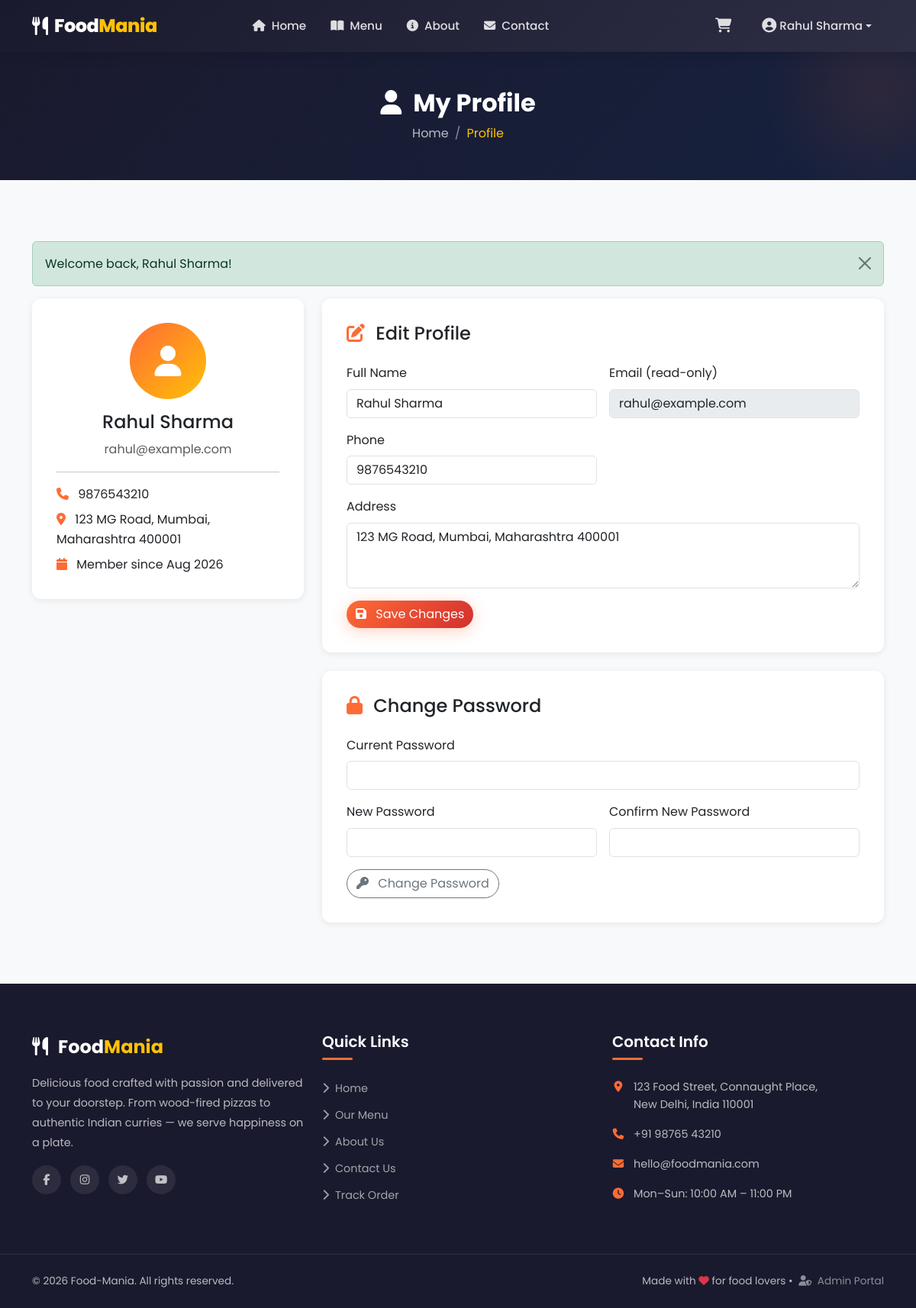
Screenshot of /user/profile.php (signed in) with the database file from the repository.
### tables this page shows
CREATE TABLE `users` (
    `id` INT(11) NOT NULL AUTO_INCREMENT,
    `name` VARCHAR(100) NOT NULL,
    `email` VARCHAR(150) NOT NULL UNIQUE,
    `phone` VARCHAR(20) DEFAULT NULL,
    `password` VARCHAR(255) NOT NULL,
    `address` TEXT DEFAULT NULL,
    `status` ENUM('active', 'blocked') NOT NULL DEFAULT 'active',
    `created_at` TIMESTAMP NOT NULL DEFAULT CURRENT_TIMESTAMP,
    PRIMARY KEY (`id`)
);

### user/profile.php (the view, shortened to what this page needs)
<?php
require_once __DIR__ . '/../config/db.php';
require_once __DIR__ . '/../includes/functions.php';
$pdo = getDBConnection();
$user = getLoggedInUser($pdo);
include __DIR__ . '/../includes/header.php';
include __DIR__ . '/../includes/navbar.php';
?>
<div class="page-header">
    <div class="container">
        <h1><i class="fas fa-user me-2"></i> My Profile</h1>
        <nav aria-label="breadcrumb">
            <ol class="breadcrumb">
                <li class="breadcrumb-item"><a href="<?php echo SITE_URL; ?>/">Home</a></li>
                <li class="breadcrumb-item active" aria-current="page">Profile</li>
            </ol>
        </nav>
    </div>
</div>
<section class="section-padding">
    <div class="container">
        <?php echo displayFlash(); ?>
        <div class="row g-4">
            <div class="col-lg-4">
                <div class="profile-card text-center">
                    <div class="profile-avatar">
                        <i class="fas fa-user"></i>
                    </div>
                    <h4 class="fw-700"><?php echo sanitize($user['name']); ?></h4>
                    <p class="text-muted"><?php echo sanitize($user['email']); ?></p>
                    <hr>
                    <div class="text-start">
                        <p class="mb-2"><i class="fas fa-phone text-orange me-2"></i> <?php echo sanitize($user['phone'] ?: 'Not set'); ?></p>
                        <p class="mb-2"><i class="fas fa-map-marker-alt text-orange me-2"></i> <?php echo sanitize($user['address'] ?: 'Not set'); ?></p>
                        <p class="mb-0"><i class="fas fa-calendar text-orange me-2"></i> Member since <?php echo formatDate($user['created_at'], 'M Y'); ?></p>
                    </div>
                </div>
            </div>
            <div class="col-lg-8">
                <div class="profile-card mb-4">
                    <h4 class="mb-4"><i class="fas fa-edit text-orange me-2"></i> Edit Profile</h4>
                    <form method="POST" action="">
                        <div class="row g-3">
                            <div class="col-md-6">
                                <label for="name" class="form-label">Full Name</label>
                                <input type="text" class="form-control" id="name" name="name"
                                       value="<?php echo sanitize($user['name']); ?>" required>
                            </div>
                            <div class="col-md-6">
                                <label for="email_display" class="form-label">Email (read-only)</label>
                                <input type="email" class="form-control" id="email_display"
                                       value="<?php echo sanitize($user['email']); ?>" readonly disabled>
                            </div>
                            <div class="col-md-6">
                                <label for="phone" class="form-label">Phone</label>
                                <input type="tel" class="form-control" id="phone" name="phone"
                                       value="<?php echo sanitize($user['phone'] ?? ''); ?>"
                                       pattern="[0-9]{10}" maxlength="10" placeholder="10-digit number">
                            </div>
                            <div class="col-12">
                                <label for="address" class="form-label">Address</label>
                                <textarea class="form-control" id="address" name="address" rows="3"
                                          placeholder="Enter your delivery address"><?php echo sanitize($user['address'] ?? ''); ?></textarea>
                            </div>
                            <div class="col-12">
                                <button type="submit" class="btn btn-primary-custom rounded-pill">
                                    <i class="fas fa-save me-2"></i> Save Changes
                                </button>
                            </div>
                        </div>
                    </form>
                </div>
                <div class="profile-card">
                    <h4 class="mb-4"><i class="fas fa-lock text-orange me-2"></i> Change Password</h4>
                    <form method="POST" action="">
                        <div class="row g-3">
                            <div class="col-md-12">
                                <label for="current_password" class="form-label">Current Password</label>
                                <input type="password" class="form-control" id="current_password"
                                       name="current_password" required>
                            </div>
                            <div class="col-md-6">
                                <label for="new_password" class="form-label">New Password</label>
                                <input type="password" class="form-control" id="new_password"
                                       name="new_password" required minlength="6">
                            </div>
                            <div class="col-md-6">
                                <label for="confirm_password" class="form-label">Confirm New Password</label>
                                <input type="password" class="form-control" id="confirm_password"
                                       name="confirm_password" required>
                            </div>
                            <div class="col-12">
                                <button type="submit" class="btn btn-outline-secondary rounded-pill">
                                    <i class="fas fa-key me-2"></i> Change Password
                                </button>
                            </div>
                        </div>
                    </form>
                </div>
            </div>
        </div>
    </div>
</section>
<?php include __DIR__ . '/../includes/footer.php'; ?>

### assets/css/style.css (style rules this page uses)
:root { --primary: #FF6B35; --primary-dark: #E5551F; --primary-light: #FF8C5A; --secondary: #D32F2F; --secondary-dark: #B71C1C; --accent: #FFC107; --accent-dark: #FFA000; --dark: #1A1A2E; --dark-light: #2D2D44; --gray-900: #212529; --gray-700: #495057; --gray-500: #6C757D; --gray-300: #DEE2E6; --gray-100: #F8F9FA; --white: #FFFFFF; --success: #28A745; --info: #17A2B8; --warning: #FFC107; --danger: #DC3545; --shadow-sm: 0 2px 8px rgba(0,0,0,0.08); --shadow-md: 0 4px 16px rgba(0,0,0,0.12); --shadow-lg: 0 8px 32px rgba(0,0,0,0.16); --shadow-glow: 0 4px 20px rgba(255,107,53,0.3); --radius-sm: 8px; --radius-md: 12px; --radius-lg: 20px; --radius-pill: 50px; --transition: all 0.3s cubic-bezier(0.4, 0, 0.2, 1); --transition-fast:all 0.15s ease; }
* { margin: 0; padding: 0; box-sizing: border-box; }
html { scroll-behavior: smooth; }
body { font-family: 'Poppins', -apple-system, BlinkMacSystemFont, 'Segoe UI', sans-serif; color: var(--gray-900); background-color: var(--gray-100); line-height: 1.6; overflow-x: hidden; }
a { text-decoration: none; color: var(--primary); transition: var(--transition); }
.btn-primary-custom { background: linear-gradient(135deg, var(--primary), var(--secondary)); border: none; color: var(--white); box-shadow: var(--shadow-glow); }
.section-padding { padding: 5rem 0; }
.profile-card { background: var(--white); border-radius: var(--radius-md); box-shadow: var(--shadow-sm); padding: 2rem; }
.profile-avatar { width: 100px; height: 100px; border-radius: 50%; background: linear-gradient(135deg, var(--primary), var(--accent)); display: flex; align-items: center; justify-content: center; margin: 0 auto 1rem; }
.profile-avatar i { font-size: 2.5rem; color: var(--white); }
.page-header { background: linear-gradient(135deg, var(--dark) 0%, #16213E 100%); padding: 3rem 0; text-align: center; color: var(--white); position: relative; overflow: hidden; }
.page-header::before { content: ''; position: absolute; top: -100px; right: -100px; width: 300px; height: 300px; background: radial-gradient(circle, rgba(255,107,53,0.1), transparent 70%); border-radius: 50%; }
.page-header h1 { font-weight: 700; font-size: 2rem; position: relative; z-index: 2; }
.page-header .breadcrumb { justify-content: center; margin-bottom: 0; position: relative; z-index: 2; }
.page-header .breadcrumb-item a { color: rgba(255,255,255,0.7); }
.page-header .breadcrumb-item.active { color: var(--accent); }
.breadcrumb-item + .breadcrumb-item::before { color: rgba(255,255,255,0.5) !important; }
.text-orange { color: var(--primary) !important; }

### rows the page displays
users: name "Rahul Sharma", email "rahul@example.com", phone "9876543210", address "123 MG Road, Mumbai, Maharashtra 400001", created_at "Aug 2026"

### other values shown
$_SESSION['user_name'] "Rahul Sharma"
$message "Welcome back, Rahul Sharma!"
